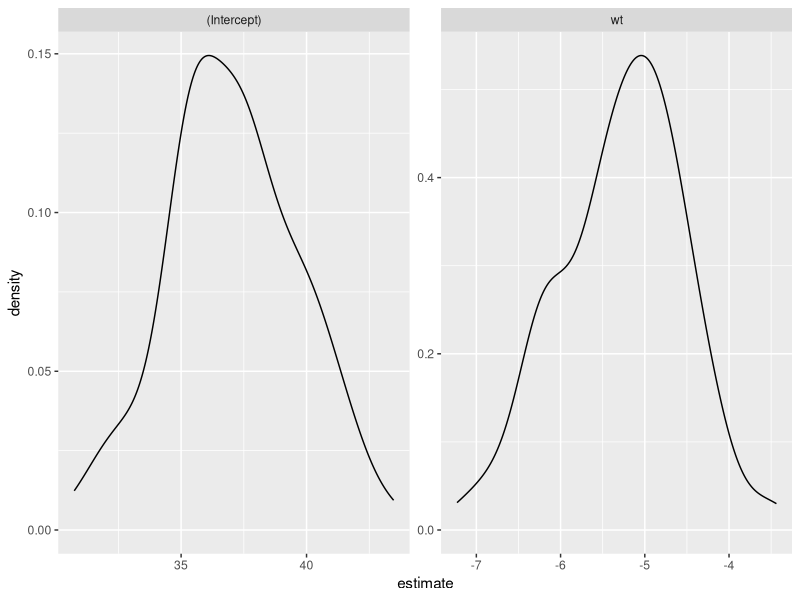

The R source for this figure: (Note: this script raises an error after producing the figure.)
# source url: https://www.dl.dropboxusercontent.com/s/5y2zeht7a3e9rmm/UA_R_sessions_iteration.R?dl=0

# live code: https://tinyurl.com/ua-r-iteration

# most of the lesson materials: https://mcmaurer.github.io/R-DAVIS-3.0/lesson_iteration.html

# useful (to me) snippets using these sorts of patterns: https://github.com/MCMaurer/R_snippets

library(dplyr)
library(purrr)
library(tidyr)
library(ggplot2)
library(broom)

x <- 1:10
x
log(x)

# for loop

for (i in 1:10){
  print(i)
} 

for (i in 1:10){
  print(i)
  print(i^2)
}

# use i for indexing

for (i in 1:10){
  print(letters[i])
  print(mtcars[1, ])
}


for (cat in 3:5){
  print(letters[cat])
}

for (i in 10){
  print(letters[i])
}

for (i in c(2, 4, 5, 9, 12)){
  print(letters[i])
}

# generate empty object to hold results before running for loop

results <- rep(NA, nrow(mtcars))
results

for (i in 1:nrow(mtcars)){
  results[i] <- round(mtcars$wt[i] * mtcars$disp[i], 2)
}

results

round(results, 2)

mtcars %>% 
  mutate(result = wt*disp)


mtcars$wt[i] * mtcars$disp[i]

# introducing purrr and the map_ functions

# https://jennybc.github.io/purrr-tutorial/
# https://emoriebeck.github.io/R-tutorials/purrr/

map(1:10, sqrt)

map_dbl(1:10, sqrt)

map_chr(1:10, sqrt)

map_dbl(1:10, ~ round(sqrt(.x), digits = 2))

mtcars2 <- mtcars

mtcars2[3, c(1, 6, 8)] <- NA

mtcars2

map_dbl(mtcars, mean)
map_dbl(mtcars2, mean, na.rm = T)

# bootstrapping with map

slice_sample(mtcars, prop = 0.8, replace = T) %>% 
  lm(mpg ~ wt, data = .) %>% 
  tidy()

folds <- map(1:100, ~slice_sample(mtcars, prop = 0.8, replace = T))

m <- map(.x = folds, .f = ~lm(mpg ~ wt, data = .x)) %>% 
  map_dfr(.f = broom::tidy, .id = "iter")

m

m %>% 
  ggplot(aes(x = estimate)) +
  geom_density() +
  facet_wrap(vars(term), scales = "free")

# conditional statements

for (i in 1:10){
  if (i < 5){
    print(paste(i, "is less than 5"))
  } else {
    if (i == 5){
      print(paste(i, "is 5"))
    } else {
      print(paste(i, "is greater than 5")) 
    }
  }
}

# case_when

mtcars %>% 
  mutate(
    car_size = case_when(
      wt > 3.5 | cyl == 8 ~ "big",
      wt > 2.5 ~ "medium",
      TRUE ~ NA_character_
    )
  )

mtcars %>% 
  mutate(car_size = ifelse(wt > 2.5, "big", "small"))

mtcars %>% 
  mutate(gear = ifelse(gear == 3, NA, gear))

# writing multiple CSVs
# and using *nested* dataframes

storms %>% 
  group_by(year) %>% 
  nest() %>% 
  pwalk(.f = function(year, data){
    write.csv(x = data, file = paste0("work_projects/storms_", year, ".csv"))
  })
  
# using nest for data simulation

expand_grid(mean = 1:3, sd = c(0.1, 1)) %>% 
  rowwise() %>% 
  mutate(data = list(rnorm(n = 100, mean = mean, sd = sd))) %>% 
  unnest(data) %>% 
  ggplot(aes(x = data)) +
  geom_histogram(bins = 50) +
  facet_grid(rows = vars(mean), cols = vars(sd))

# conditional mutate

diamonds %>% 
  mutate(x = round(x, digits = 1),
         y = round(y, digits = 1),
         z = round(z, digits = 1))

diamonds %>% 
  mutate(across(.cols = everything(), as.character))

diamonds %>% 
  mutate(across(where(is.numeric), round, digits = 1))

diamonds %>% 
  mutate(across(where(is.numeric), .fns = list(rd = round)))
